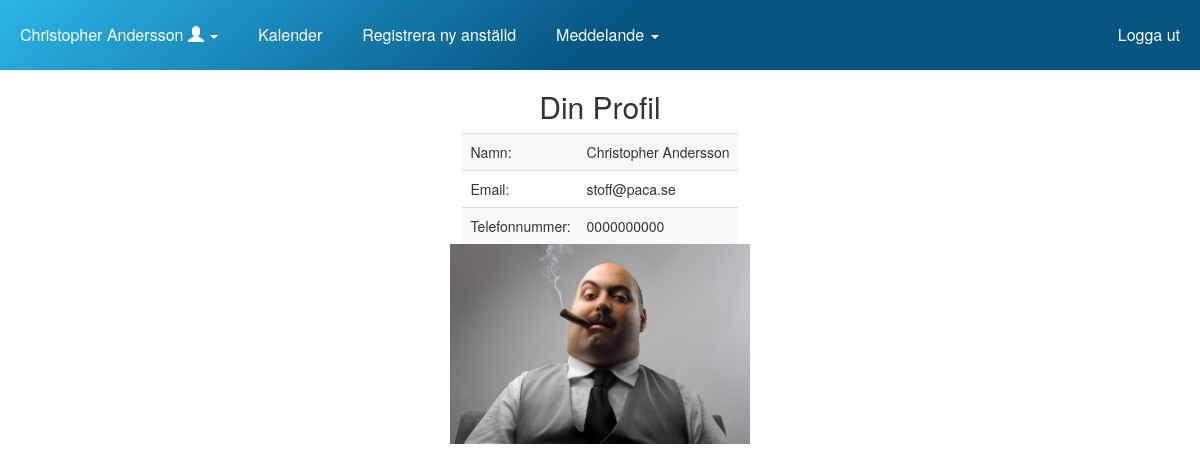
The page /profile/ (signed in) on the database its author committed.
### paca_app/models.py (models this page shows)
class User(AbstractUser):
    has_logged_in = models.BooleanField(default=False)
    phone = models.CharField(max_length=12)
    first_name = models.CharField(max_length=30)
    last_name = models.CharField(max_length=30)
    image = models.ImageField(upload_to="profile_image", blank=True)
    """ Nedan är för att förändra grundklassen som är inbyggd i Django """
    username = None
    email = models.EmailField(_('email address'), unique=True)
    USERNAME_FIELD = 'email'
    REQUIRED_FIELDS = []
    objects = UserManager()
    def __str__(self):
        return "{} {}".format(self.first_name, self.last_name)

### paca_app/views.py (the view)
# urls.py: path('profile/', views.profile, name='profile')
@csrf_exempt
@login_required
def profile(request):
    if request.user.has_logged_in == False:
        return redirect('changepassword/')
    return render(request,'profile.html')

### paca_app/templates/profile.html (shortened to what this page needs)
{% extends "base.html" %}
{% block content %}
<div class="container">
  <h2>Din Profil</h2>
  <table id="tableheader" class="table table-striped">
    <tbody>
      <tr>
        <td>Namn:</td>
        <td> {{request.user}}</td>
      </tr>
      <tr>
        <td>Email:</td>
        <td> {{request.user.email}}</td>
      </tr>
      <tr>
        <td>Telefonnummer:</td>
        <td> {{request.user.phone}}</td>
      </tr>
    </tbody>
  </table>
</div>
<div class="container">
    {% if user.image %}
        <img src="{{ request.user.image.url }}" class="rounded mx-auto d-block" width="300">
    {% else %}
        <h4><a href="{% url 'edit_profile' %}">ladda upp bild</a></h4>
    {% endif %}
</div>
{% endblock %}

### paca_app/templates/base.html (shortened to what this page needs)
<!doctype html>
{% load static %}
<html lang="sv">
  <head>
    {% load static %}
    <link rel="stylesheet" href="//maxcdn.bootstrapcdn.com/bootstrap/3.2.0/css/bootstrap.min.css">
    <link rel="stylesheet" href="//maxcdn.bootstrapcdn.com/bootstrap/3.2.0/css/bootstrap-theme.min.css">
    <link rel="stylesheet" href="https://maxcdn.bootstrapcdn.com/bootstrap/3.3.7/css/bootstrap.min.css">
    <link href="https://cdnjs.cloudflare.com/ajax/libs/fullcalendar/3.9.0/fullcalendar.min.css" rel="stylesheet">
    <link href={% static "paca_app/calendar/fullcalendar.min.css"%} rel='stylesheet' />
    <link href={% static "paca_app/calendar/fullcalendar.print.min.css"%} rel='stylesheet' media='print' />
    <link rel="stylesheet" href="{% static '/stylesheets/overall.css' %}">
  </head>
  <body>
    {% block header %}
    <header>
      <nav id="firstHead">
        <ul id="Sort">
          <li class="nav-item dropdown">
              <a class="nav-link dropdown-toggle" href="#" id="navbarDropdown" data-toggle="dropdown" aria-haspopup="true" aria-expanded="false">
                {{request.user}}
                <span class="glyphicon glyphicon-user" aria-hidden="true"></span>
                <span class="caret"></span>
              </a>
          </li>
          <li class="nav-item">
            <a class="nav-link active" href="{% url 'index' %}">Kalender</a>
          </li>
          <li class="nav-item">
            <a class="nav-link disabled" href="/add_user">Registrera ny anställd</a>
          </li>
          <li class="nav-item dropdown">
            <a class="nav-link dropdown-toggle" href="#" id="navbarDropdownMenuLink" data-toggle="dropdown" aria-haspopup="true" aria-expanded="false">
              Meddelande
              <span class="caret"></span>
            </a>
          </li>
          <li class="nav-item pull-right">
              <a class="nav-link disabled" href="{% url 'logout' %}">Logga ut</a>
          </li>
        </ul>
      </nav>
    </header>
    {% endblock %}
    {% block content %}{% endblock %}
  </body>
</html>

### paca_app/static/stylesheets/overall.css (style rules this page uses)
body { text-align: center; background:white; }
#firstHead { line-height: 70px; height: 70px; background:linear-gradient(141deg, #2cb5e8 0%, #055482 51%, #055482 75%); z-index: 500; top: 0; left: 0; width: 100%; }
#Sort { margin: 0px; padding: 0px; }
#Sort > li { float: left; list-style: none; }
#Sort > li > a { display: block; color: white; font-size: 16px; font-weight: 500; padding: 0px 20px; min-width: 70px; text-decoration: none; transition: 0.4s all; }
#tableheader { width: auto; margin: auto; text-align: left; }

### rows shown on the page
User: user "Christopher Andersson", user.email "stoff@paca.se", user.phone "0000000000", user.image (picture)
